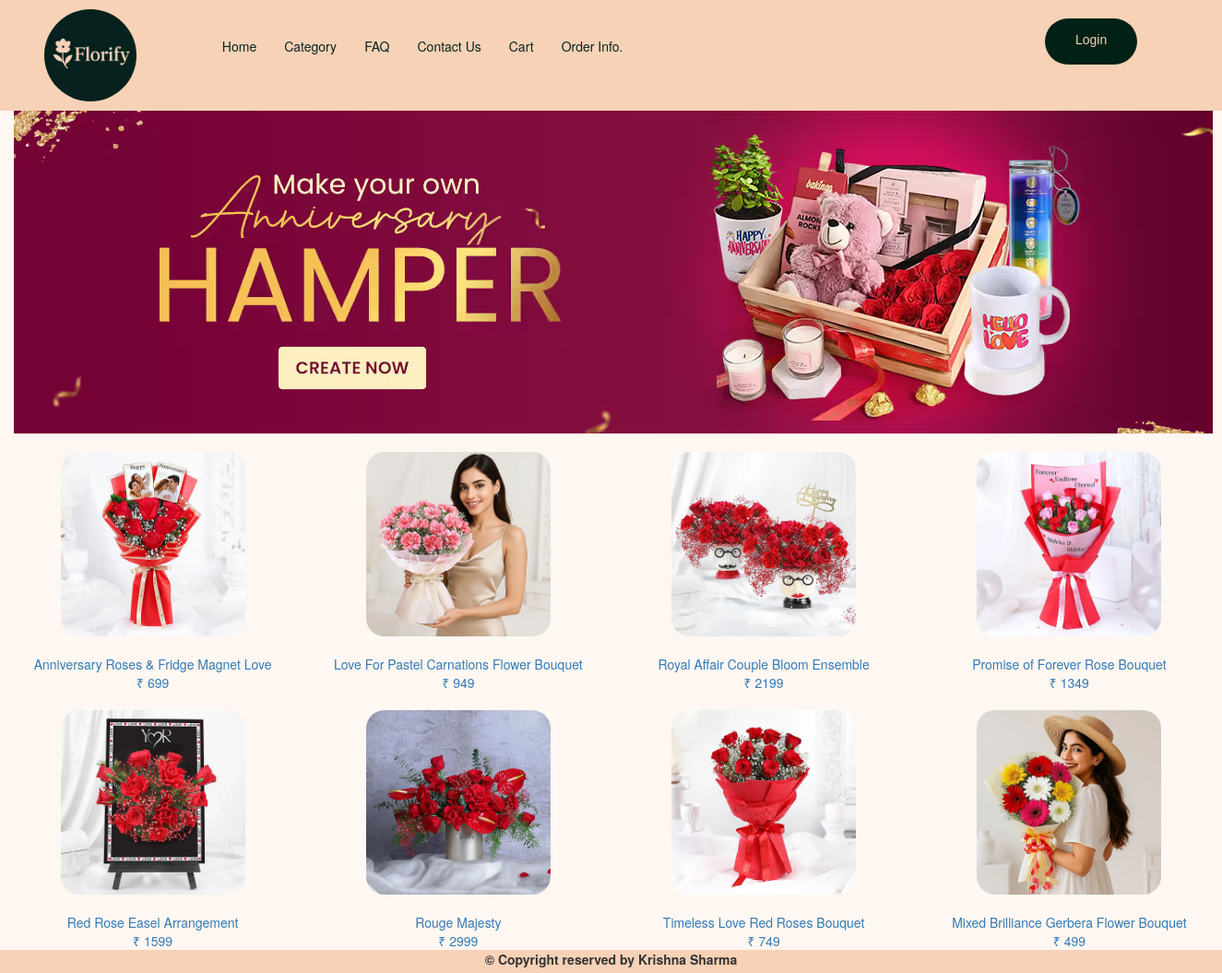
Page /user/anniversary.php on the committed database.
### tables this page shows
CREATE TABLE `products` (
  `product_id` int(11) NOT NULL,
  `product_name` varchar(50) DEFAULT NULL,
  `product_price` int(11) DEFAULT NULL,
  `product_description` varchar(500) DEFAULT NULL,
  `product_image` varchar(200) DEFAULT NULL,
  `product_type` varchar(20) NOT NULL
);

### user/anniversary.php (the view, shortened to what this page needs)
<!DOCTYPE html>
<html lang="en">
<head>
    <link rel="stylesheet" type="text/css" href="bootstrap\css\bootstrap.min.css">
    <link rel="stylesheet" href="css\stylesheet1.css">
</head>
<body style="margin-bottom: 0%;padding-bottom: 0%; background-color: #fff7f1">
    <div class="container-fluid">
        <div class="row">
            <div class="col-sm-12">
                <?php
                    include_once("header.php");
                ?>
            </div>
        </div>
        <div class="row">
            <div class="col-sm-12 banner_alignment" style="background-color: #fff7f1">
                <img src="images\anniversary_banner.avif" alt="">
            </div>
        </div>
        <?php
            $con= mysqli_connect("localhost","root","","florifydb");
            $qry= "select * from products where product_type='Anniversary'";
            $result = mysqli_query($con, $qry);
            $cnt = 0;
            while($row = mysqli_fetch_array($result)){
                if($cnt == 0){
                    echo "<div class='row'>";
                }
                echo "<div class='col-sm-3 product_text'>";
                echo "<div>";
                echo "<a id='product' href='destination.php?pid=$row[0]'>";
                echo "<div class='row'><div class='col-sm-12'><img id='product' src='$row[4]'/></div></div> ";
                echo "<div class='row'><div class='col-sm-12'>$row[1]</div></div>";
                echo "<div class='row'><div class='col-sm-12'> &#8377; $row[2]</div></div>";
                echo "</a>";
                echo "</div>";
                echo "</div>";
                $cnt++;
                if($cnt ==4){
                    echo "</div>";
                    $cnt = 0;
                }
            }
        ?>
</div>
</body>
<footer class= "footer_backgorund">
    <?php
    include_once("footer.php");
    ?>
</footer>
</html>

### user/header.php (shortened to what this page needs)
<div class="container-fluid">
    <div class="row  navbar-fixed-top">
        <div class="col-sm-12">
        <div class="row">
            <div class="col-sm-12 background">
                <div class="row">
                    <div class="col-sm-2 background" style="text-align: center;">
                        <img src="images/logo.png" style="margin-top: 10px;" class="logo_img" alt="">
                    </div>
                    <div class="col-sm-8 background">
                        <nav class="navbar navbar-default header_background background">
                            <div id="mynav" class="collapse navbar-collapse" >
                                <ul class="nav navbar-nav">
                                    <li><a style="line-height: 70px; color: #09221f;" href="index.php">Home</a></li>
                                    <li><a class="dropdown-toggle" data-toggle="dropdown" style="line-height: 70px; color: #09221f;" href="">Category</a>
                                    </li>
                                    <li><a style="line-height: 70px; color: #09221f;" href="FAQ.php">FAQ</a></li>
                                    <li><a style="line-height: 70px; color: #09221f;" href="contact_us.php">Contact Us</a></li>
                                    <li><a style="line-height: 70px; color: #09221f;" href="cart.php">Cart</a></li>
                                    <li><a class="dropdown-toggle" data-toggle="dropdown" style="line-height: 70px; color: #09221f;" href="">Order Info.</a>
                                    </li>
                                </ul>
                            </div>
                        </nav>
                    </div>
                    <div class="col-sm-2 background">
                        <?php
                            if(!isset($_SESSION['name'])){
                                echo "<a href='log_reg.php' style='line-height: 35px' class='btn btn-default loginbtn'>Login</a>";
                            }
                            else{
                                echo "<br><a href = 'logout.php' class='btn btn-default loginbtn' style='line-height: 35px'>Logout</a>";
                            }
                        ?>
                    </div>
                </div>
            </div>
        </div>
        </div>
    </div>
</div>

### user/footer.php
<div class="container-fluid">
    <div class="row">
        <div class="col-sm-12">
            <label for=""> &#169; Copyright reserved by Krishna Sharma</label>
        </div>
    </div>
</div>

### user/css/stylesheet1.css (style rules this page uses)
.background { background-color: #f7d2b6; }
.header_background { border-style: none; }
.logo_img { width: 100px; border-radius: 100px; }
.banner_alignment { text-align: center; padding-top: 119px; }
.loginbtn { background-color: #012117; color: #f7d2b6; border-style: none; border-radius: 50px; width: 100px; height: 50px; margin-top: 20px; font-family: 'Lucida Sans', 'Lucida Sans Regular', 'Lucida Grande', 'Lucida Sans Unicode', Geneva, Verdana, sans-serif; }
.footer_backgorund { background-color: #f7d2b6; text-align: center; margin-bottom: 0%; padding-bottom: 0%; }
#product { width: 200px; border-radius: 20px ; margin-top: 20px; margin-bottom: 20px; }
.product_text { text-align: center; }

### rows in the picture
products: product_image (picture), product_name "Anniversary Roses & Fridge Magnet Love", product_price "699"
products: product_image (picture), product_name "Love For Pastel Carnations Flower Bouquet", product_price "949"
products: product_image (picture), product_name "Royal Affair Couple Bloom Ensemble", product_price "2199"
products: product_image (picture), product_name "Promise of Forever Rose Bouquet", product_price "1349"
products: product_image (picture), product_name "Red Rose Easel Arrangement", product_price "1599"
products: product_image (picture), product_name "Rouge Majesty", product_price "2999"
products: product_image (picture), product_name "Timeless Love Red Roses Bouquet", product_price "749"
products: product_image (picture), product_name "Mixed Brilliance Gerbera Flower Bouquet", product_price "499"
